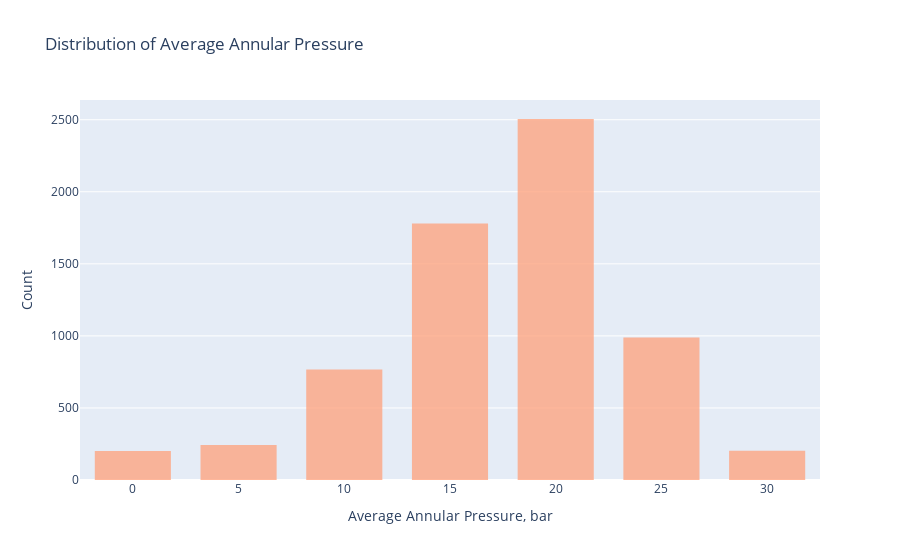

This figure's notebook cell:
### Code cell
annulus_pressure = volve_production_producing['AVG_ANNULUS_PRESS'].dropna().drop(volve_production_producing[volve_production_producing['AVG_ANNULUS_PRESS'] == 0].index)
histogram_trace = go.Histogram(x=annulus_pressure, nbinsx=15)
fig = go.Figure(data=[histogram_trace])
fig.update_layout(title='Distribution of Average Annular Pressure',
                   xaxis_title='Average Annular Pressure, bar',
                   yaxis_title='Count',
                   bargap=0.1,
                   bargroupgap=0.2)
fig.update_traces(marker_color='#FFA07A', opacity=0.75)
fig.show()

### Figure 1 — Plotly figure (JSON) as saved in the notebook; plotly's stock layout.template omitted (floating-point values rounded to 4 significant figures; data arrays with more than 128 entries replaced by an {"elided": "..."} marker saying what was removed)
{"data": [{"marker": {"color": "#FFA07A"}, "nbinsx": 15, "opacity": 0.75, "type": "histogram", "x": {"elided": "6686 float values"}}], "layout": {"bargap": 0.1, "bargroupgap": 0.2, "title": {"text": "Distribution of Average Annular Pressure"}, "xaxis": {"title": {"text": "Average Annular Pressure, bar"}}, "yaxis": {"title": {"text": "Count"}}}}
